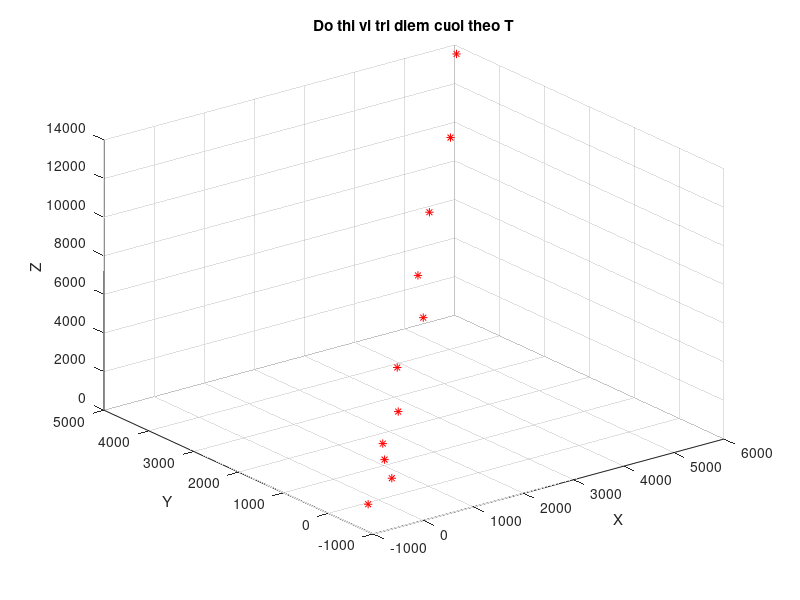

This figure's MATLAB source:
%% Do thi 3D diem cuoi theo t
figure(3);
for t=0:0.1:1
         RE =[2000*(t^3+t^2+t) - 250*cos(360*(t^3+t^2+t));1600*(t^3+t^2+t) - 50;4700*(t^3+t^2+t) + 250*sin(360*(t^3+t^2+t))];
          %ve do thi XYZ
          plot3(RE(1,1),RE(2,1), RE(3,1), 'k*','color','r'); 
          title('Do thi vi tri diem cuoi theo T');
          xlabel(' X ');   
          ylabel(' Y ');
          zlabel(' Z ');
          hold on;
end
grid on